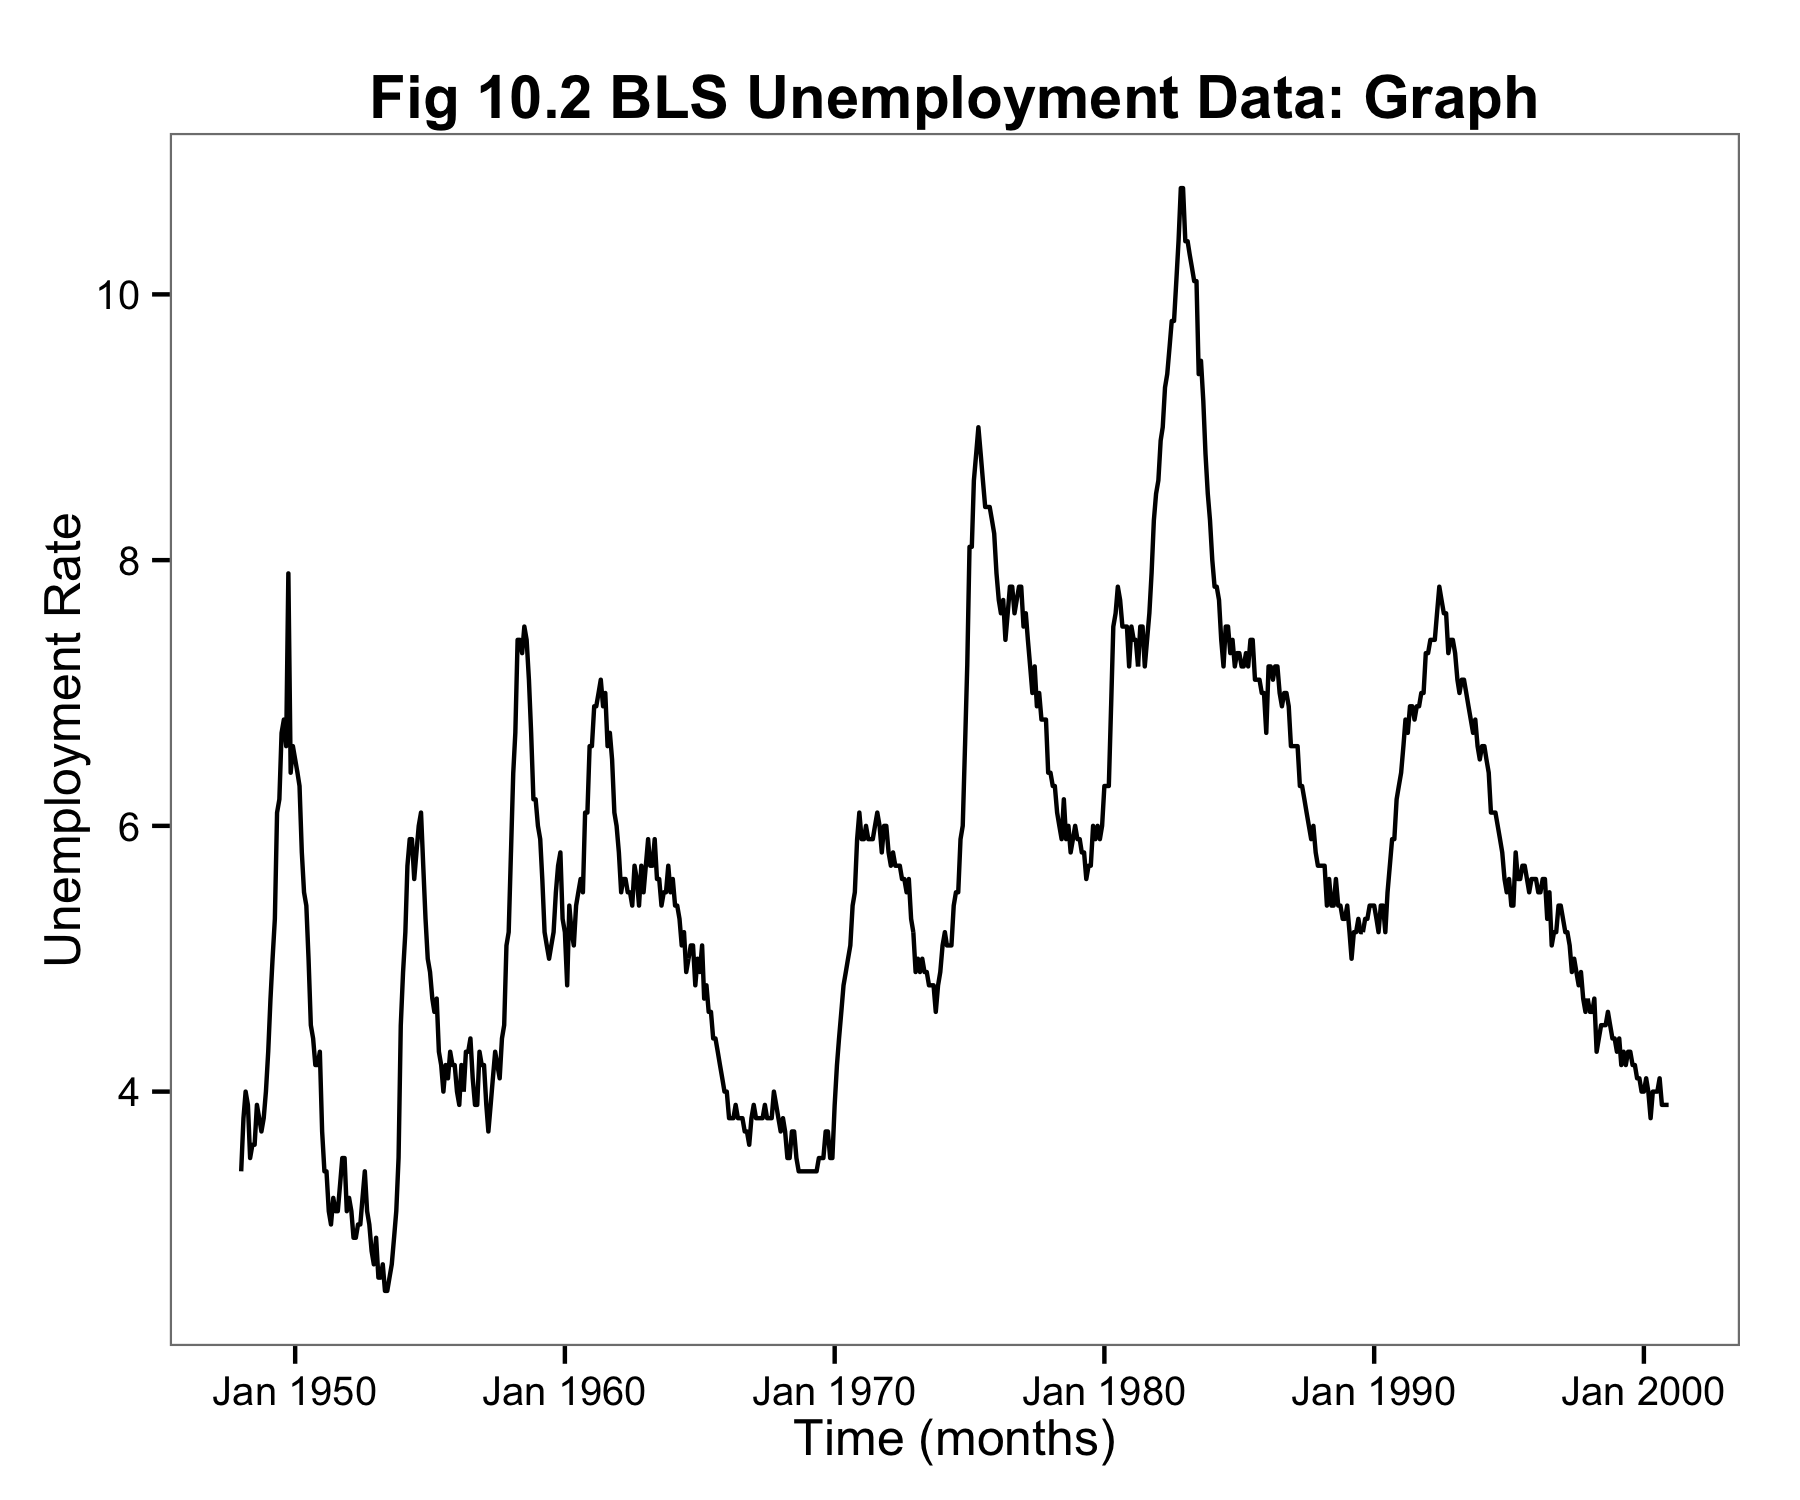

The script that saved this image:
library(ggplot2)
library(scales)
library(reshape2)

this_base <- "fig10-02_bls-unemployment-data-graph"

my_data <- read.delim(paste0(this_base, ".tsv"))

# format my_data to long format
my_data_long <-
  melt(my_data, "Year", variable.name = "month", value.name = "rate")
my_data_long <- 
  transform(my_data_long, 
            dat = as.Date(paste(Year, month, "01", sep = "/"), "%Y/%b/%d"))
my_data_long <-
  my_data_long[order(as.Date(my_data_long$dat, format = "%Y/%m/%d")), ]

p <- ggplot(my_data_long, aes(x = dat, y = rate)) + 
  geom_line() +
  scale_x_date(labels = date_format("%b %Y")) +
  labs(x = "Time (months)", y = "Unemployment Rate") +
  ggtitle("Fig 10.2 BLS Unemployment Data: Graph") +
  theme_bw() +
  theme(panel.grid.major = element_blank(),
        panel.grid.minor = element_blank(),
        plot.title = element_text(size = rel(1.2), face = "bold"))

p

ggsave(paste0(this_base, ".png"), 
       p, width = 6, height = 5)

## TO DO: some of the date stuff above looks overly fiddly to me